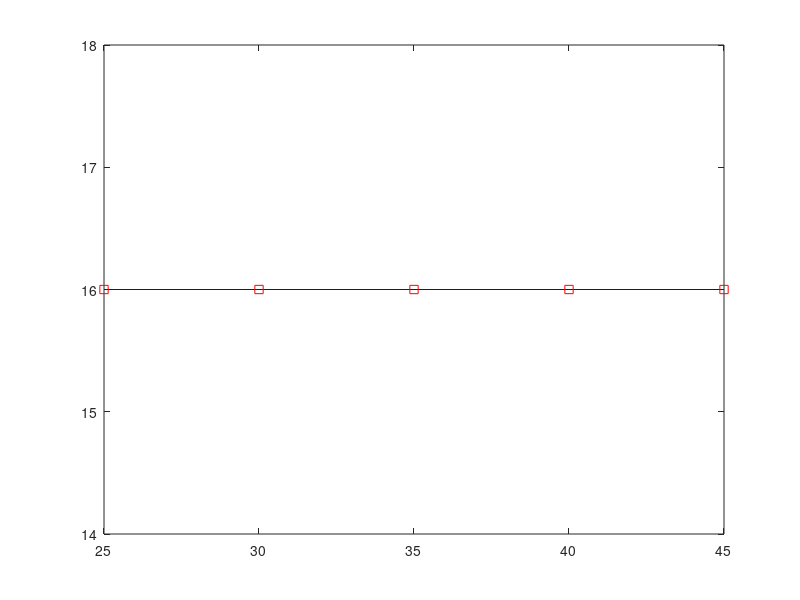

MATLAB code for this plot:
function Impulsivity
% you need this in to reset the random number geneator in matlab
rng('shuffle');

% this is the size of the array ie 5x5 boxes
s=5;

% set up the colour matrix, 1st element is grey, 2nd is blue 3rd is red
cmap=[0.5 0.5 0.5; 0 0 0.5; 0.5 0 0];

% sets up %ages of red/blue boxes
pcs=25:5:45;
% this loop just runs the test 5 times with different percentages of
% red/blue squares
for i=1:5
    [out(i),numclicks(i)]=RunTest(s,cmap,pcs(i));
    % pause for between 0.5 and 1.5 s
    pause(rand+0.5)
end

plot(pcs,numclicks,'b',pcs(out==0),numclicks(out==0),'rs')
    

function[out,numclicks]=RunTest(s,cmap,pc)
% make a random matrix with 30% 2's in it. These are the 3rd colour s
% so 70% are the 2nd colour 
% m is a matrix with 1 for each blue square and 2 for each red square
m=GenerateRandomArray(pc,s);

% this sets up the random order with which to reveal the pattern
toPress=randperm(s^2);
toPress_col=ceil(toPress/5);
toPress_row=mod(toPress,5)+1;

out=0;

% set up the initial 'mask' matrix
Pressed=zeros(size(m));
% this runs the loop 16/25 times
for i=1:16%25 
% while 1
    title('click on any square or type r or b if more red/blue')
%     title('decide now')
    
    % draw grid with grey where Pressed==0
    newm=Pressed.*m;
    imagesc(1:s,1:s,newm);
    shading faceted;
    axis off
    axis equal
    % this bit forces you to use the 3 colours defined in cmap
    caxis([0 2])
    colormap(cmap);
    
%     % Cogent??
%     % is the nxet to be revealed red or blue
%     if(m(toPress_col(i),toPress_row(i))==1)
%         col='b';
%     else
%         col='r';
%     end
%     % draw a square of that colour
    
%    pause 0.5 s before revealing next square
    pause(0.5)
    
%     % or click any square. If input is r or b then stop
%     while 1
%         % asks for clicked input
%         [x,y,b]=ginput(1);
% 
%         % if an r is pressed
%         if(isequal(b,114))
%             title('you picked red. You are WRONG!!!')
%             out=0;
%             % break out of the while loop
%             break;
%         elseif(isequal(b,98))
%             % if a b is pressed
%             title('you picked blue. You are RIGHT!!!')
%             % break out of the while loop
%             out=1;
%             break;
%         elseif(~isempty(x))
%             % if anything other than return is pressed figure out the
%             % nearest square and reveal that one next
%             p=min(max(round(y),1),s);
%             q=min(max(round(x),1),s);
%             % set that masked square to a 1 so it will be revealed
%             Pressed(p,q)=1;
%         end
%     end
    
% this bit is if you want to print out bmps of the stimuli: saveas is
% probably easier
%     print('-dbmp',['Test' int2str(pc) 'Im' int2str(i) '.bmp'])
    Pressed(toPress_col(i),toPress_row(i))=1;
end
% force a choice at the end
title('decide now')
[x,y,b]=ginput(1);

% show the final matrix
imagesc(1:s,1:s,m);
shading faceted;
axis off
caxis([0 2])
numclicks=sum(Pressed(:));

function[m]=GenerateRandomArray(pc,s)

v=zeros(1,s^2);
t=length(v);

% this sets the number of red boxes: could do an absolute number instead
nc1=round(pc*t*.01);
rv=randperm(t);
v(rv(1:nc1))=1;
% this reshapes so it's a matrix
m=reshape(v,s,s)+1;
